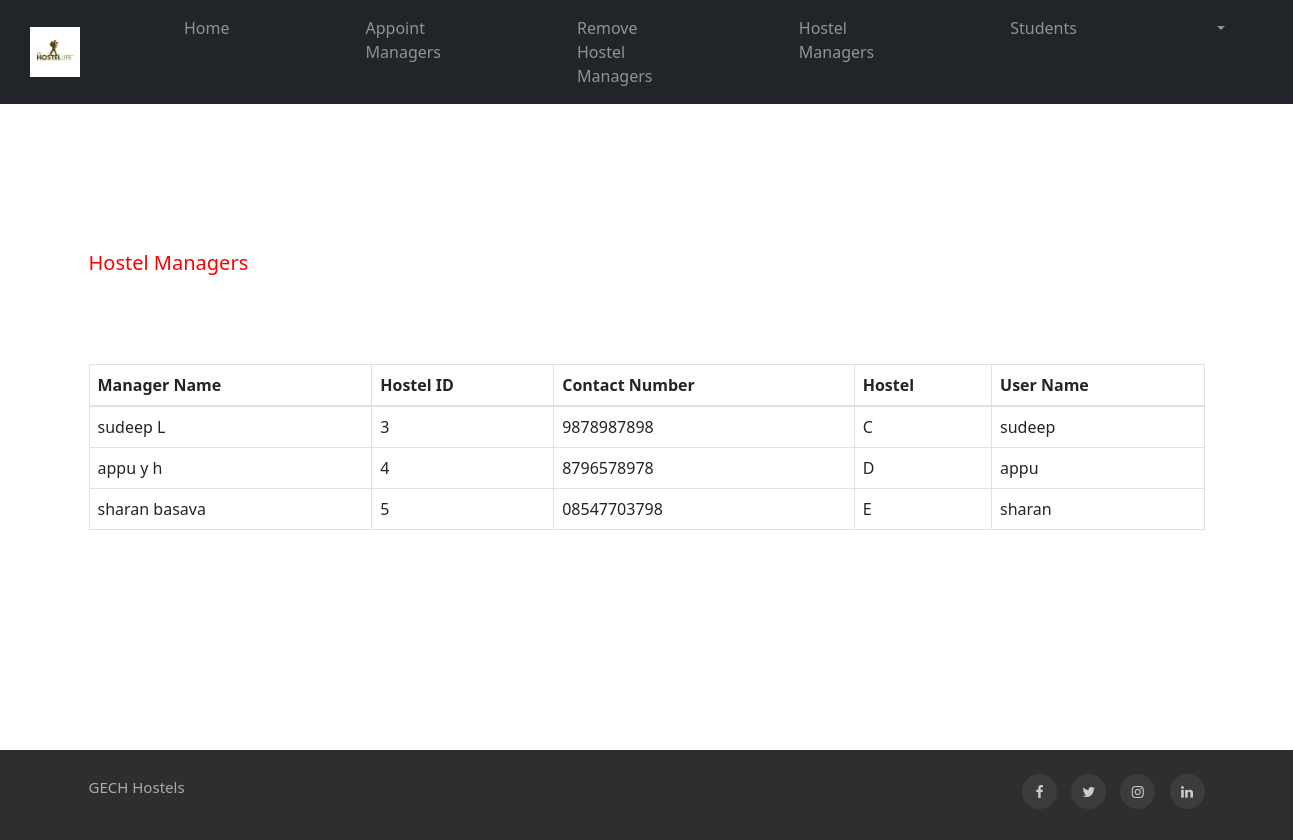
Screenshot of /admin/managers.php with the database file from the repository.
### tables this page shows
CREATE TABLE `hostel_manager` (
  `hm_id` int(10) NOT NULL,
  `f_name` varchar(20) DEFAULT NULL,
  `l_name` varchar(20) DEFAULT NULL,
  `username` varchar(20) NOT NULL,
  `mobile` varchar(20) NOT NULL,
  `password` varchar(20) NOT NULL,
  `admin` int(10) DEFAULT NULL,
  `hostel_id` int(10) DEFAULT NULL
);

CREATE TABLE `hostel` (
  `hostel_id` int(10) NOT NULL,
  `hostel_name` varchar(20) NOT NULL,
  `no_of_rooms` int(5) DEFAULT NULL,
  `no_of_students` int(5) DEFAULT NULL,
  `accepted_gen` int(2) DEFAULT NULL
);

### admin/managers.php (the view)
<?php include('admin-header.php') ?>
<div class ="container contact-container">
<table class="table table-bordered">
    <thead>
      <tr>
      <th>Manager Name</th>
        <th>Hostel ID</th>
        <th>Contact Number</th>
        <th>Hostel</th>
        <th>User Name </th>
      </tr>
    </thead>
    <tbody>
    <?php
       echo "<p style='color:red; fount:arial; font-size:20px;'>Hostel Managers ";
        $query = "SELECT * FROM hostel_manager ORDER BY hostel_id ";
        $result = mysqli_query($conn, $query);
        if (mysqli_num_rows($result) == 0) {
            echo '<tr><td colspan="4">No Manager Foun</td></tr>';
    } else {
      while ($row6 = mysqli_fetch_assoc($result)) {
        $name = $row6['f_name'] . " " . $row6['l_name'];
        $query7 = "SELECT * FROM hostel WHERE hostel_id = '$row6[hostel_id]'";
        $result7 = mysqli_query($conn, $query7);
        $row7 = mysqli_fetch_assoc($result7);
        $hostel_name = $row7['hostel_name'];
       ?>
        <?php echo "<tr><td>{$name}</td><td>{$row6['hostel_id']}</td><td>{$row6['mobile']}</td><td>{$hostel_name}</td><td>{$row6['username']}</td> </tr><br> ";
      }
    }
    ?>
    </tbody>
    </table>
</div>
<?php include('admin-footer.php'); ?>

### admin/admin-header.php (shortened to what this page needs)
<!doctype html>
<html lang="en">
  <head>
    <link href="assets/css/student-font.css" rel="stylesheet">
    <link rel="stylesheet" href="assets/css/style-starter.css">
    <link rel="stylesheet" href="https://cdn.jsdelivr.net/npm/bootstrap@5.3.0-alpha1/dist/css/bootstrap.min.css">
    <link rel="stylesheet" href="assets/css/styles-nav.css">
  </head>
  <body>
    <div style = "height: 100px;">
        <nav class="navbar navbar-expand-lg navbar-dark bg-dark">
            <div class="collapse navbar-collapse" id="navbarTogglerDemo01">
              <a href="home.php" class="navbar-brand brand"><img src="assets/images/gech-logo.jpeg" class = "logo-image" style="height: 50px;"></a>
              <ul class="navbar-nav ml-auto mt-2 mt-lg-0">
                <li class="nav-item">
                  <a class="nav-link" href="home.php">Home</a>
                </li>
                <li class="nav-item ">
                  <a class="nav-link" href="appoint.php">Appoint Managers</a>
                </li>
                <li class="nav-item ">
                  <a class="nav-link" href="remove.php"> Remove Hostel Managers</a>
                </li>
                <li class="nav-item ">
                  <a class="nav-link" href="managers.php">  Hostel Managers</a>
                </li>
                <li class="nav-item ">
                    <a class="nav-link" href="students.php">Students</a>
                </li>
                <li class="dropdown nav-item">
                  <a href="#" class="dropdown-toggle nav-link" data-toggle="dropdown"><?php echo $_SESSION['f_name'] . " " . $_SESSION['l_name'] ?>
                  </a>
                </li>
              </ul>
            </div>
          </nav>
        </div>

### admin/admin-footer.php (shortened to what this page needs)
<section class="w3l-footer-29-main w3l-copyright">
  <div class="container">
    <div class="row bottom-copies">
      <p class="col-lg-8 copy-footer-29">GECH Hostels</p>
      <div class="col-lg-4 main-social-footer-29">
      <a href="https://m.facebook.com/profile.php?id=449318328424561" class="facebook"><span class="fa fa-facebook"></span></a>
        <a href="#" class="twitter"><span class="fa fa-twitter"></span></a>
        <a href="#" class="instagram"><span class="fa fa-instagram"></span></a>
        <a href="#" class="linkedin"><span class="fa fa-linkedin"></span></a>
      </div>
    </div>
  </div>
</section>
</body>
</html>

### admin/assets/css/styles-nav.css (style rules this page uses)
body { background-color: #ffff; height:100%; }
.brand { font-weight: 600; margin-left: 10px; }
.navbar-nav > li { padding-left:60px; padding-right:60px; color: blue; }
.logo-image { padding-left:20px; padding-right:20px; }
.contact-container { margin-top: 150px; margin-bottom: 220px; }

### rows the page displays
hostel_manager: name "sudeep L", hostel "3", mobile "9878987898", hostel.hostel_name "C", username "sudeep"
hostel_manager: name "appu y h", hostel "4", mobile "8796578978", hostel.hostel_name "D", username "appu"
hostel_manager: name "sharan basava", hostel "5", mobile "08547703798", hostel.hostel_name "E", username "sharan"
